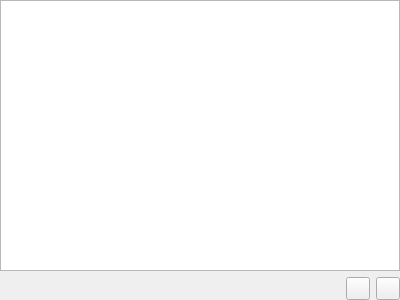
<?xml version="1.0" encoding="UTF-8"?>
<ui version="4.0">
 <class>CredentialsSelectionPage</class>
 <widget class="QWizardPage" name="CredentialsSelectionPage">
  <property name="geometry">
   <rect>
    <x>0</x>
    <y>0</y>
    <width>400</width>
    <height>300</height>
   </rect>
  </property>
  <property name="title">
   <string>Select Credentials</string>
  </property>
  <property name="subTitle">
   <string>Select the credentials you want to transfer to the partner.</string>
  </property>
  <layout class="QGridLayout" name="gridLayout">
   <property name="leftMargin">
    <number>0</number>
   </property>
   <property name="topMargin">
    <number>0</number>
   </property>
   <property name="rightMargin">
    <number>0</number>
   </property>
   <property name="bottomMargin">
    <number>0</number>
   </property>
   <item row="0" column="0" colspan="3">
    <widget class="QListView" name="listView">
     <property name="contextMenuPolicy">
      <enum>Qt::ActionsContextMenu</enum>
     </property>
     <property name="editTriggers">
      <set>QAbstractItemView::NoEditTriggers</set>
     </property>
     <property name="tabKeyNavigation">
      <bool>true</bool>
     </property>
     <property name="alternatingRowColors">
      <bool>true</bool>
     </property>
    </widget>
   </item>
   <item row="1" column="0">
    <spacer name="horizontalSpacer">
     <property name="orientation">
      <enum>Qt::Horizontal</enum>
     </property>
     <property name="sizeHint" stdset="0">
      <size>
       <width>349</width>
       <height>20</height>
      </size>
     </property>
    </spacer>
   </item>
   <item row="1" column="2">
    <widget class="QToolButton" name="selectButton">
     <property name="toolButtonStyle">
      <enum>Qt::ToolButtonFollowStyle</enum>
     </property>
    </widget>
   </item>
   <item row="1" column="1">
    <widget class="QToolButton" name="deselectButton">
     <property name="toolButtonStyle">
      <enum>Qt::ToolButtonFollowStyle</enum>
     </property>
    </widget>
   </item>
  </layout>
  <action name="actionSelect_all">
   <property name="icon">
    <iconset theme="edit-select-all" resource="clientswidgets.qrc">
     <normaloff>:/icons/select.svg</normaloff>:/icons/select.svg</iconset>
   </property>
   <property name="text">
    <string>Select all</string>
   </property>
   <property name="shortcut">
    <string>Ctrl+A</string>
   </property>
  </action>
  <action name="actionDeselect_all">
   <property name="icon">
    <iconset theme="edit-select-none" resource="clientswidgets.qrc">
     <normaloff>:/icons/deselect.svg</normaloff>:/icons/deselect.svg</iconset>
   </property>
   <property name="text">
    <string>Deselect all</string>
   </property>
   <property name="shortcut">
    <string>Ctrl+Shift+A</string>
   </property>
  </action>
 </widget>
 <resources>
  <include location="clientswidgets.qrc"/>
 </resources>
 <connections/>
</ui>
